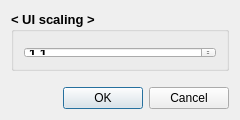
<?xml version="1.0" encoding="UTF-8"?>
<ui version="4.0">
 <class>SettingScalingDialog</class>
 <widget class="QDialog" name="SettingScalingDialog">
  <property name="windowModality">
   <enum>Qt::WindowModal</enum>
  </property>
  <property name="geometry">
   <rect>
    <x>0</x>
    <y>0</y>
    <width>240</width>
    <height>120</height>
   </rect>
  </property>
  <property name="sizePolicy">
   <sizepolicy hsizetype="Fixed" vsizetype="Fixed">
    <horstretch>0</horstretch>
    <verstretch>0</verstretch>
   </sizepolicy>
  </property>
  <property name="minimumSize">
   <size>
    <width>240</width>
    <height>120</height>
   </size>
  </property>
  <property name="maximumSize">
   <size>
    <width>240</width>
    <height>120</height>
   </size>
  </property>
  <property name="windowTitle">
   <string>Setting</string>
  </property>
  <property name="modal">
   <bool>true</bool>
  </property>
  <layout class="QVBoxLayout" name="verticalLayout_2">
   <item>
    <widget class="QGroupBox" name="group">
     <property name="sizePolicy">
      <sizepolicy hsizetype="Preferred" vsizetype="Preferred">
       <horstretch>0</horstretch>
       <verstretch>0</verstretch>
      </sizepolicy>
     </property>
     <property name="font">
      <font>
       <pointsize>10</pointsize>
       <bold>true</bold>
      </font>
     </property>
     <property name="title">
      <string>&lt; UI scaling &gt;</string>
     </property>
     <layout class="QVBoxLayout" name="vGBox_MeshSize">
      <property name="leftMargin">
       <number>10</number>
      </property>
      <property name="topMargin">
       <number>15</number>
      </property>
      <property name="rightMargin">
       <number>10</number>
      </property>
      <property name="bottomMargin">
       <number>10</number>
      </property>
      <item>
       <widget class="QDoubleSpinBox" name="scaling">
        <property name="alignment">
         <set>Qt::AlignLeading|Qt::AlignLeft|Qt::AlignVCenter</set>
        </property>
        <property name="decimals">
         <number>1</number>
        </property>
        <property name="minimum">
         <double>1.000000000000000</double>
        </property>
        <property name="maximum">
         <double>2.000000000000000</double>
        </property>
        <property name="singleStep">
         <double>0.100000000000000</double>
        </property>
        <property name="value">
         <double>1.100000000000000</double>
        </property>
       </widget>
      </item>
     </layout>
    </widget>
   </item>
   <item>
    <layout class="QVBoxLayout" name="verticalLayout">
     <property name="topMargin">
      <number>10</number>
     </property>
     <item>
      <widget class="QDialogButtonBox" name="buttonBox">
       <property name="sizePolicy">
        <sizepolicy hsizetype="Preferred" vsizetype="Preferred">
         <horstretch>0</horstretch>
         <verstretch>0</verstretch>
        </sizepolicy>
       </property>
       <property name="orientation">
        <enum>Qt::Horizontal</enum>
       </property>
       <property name="standardButtons">
        <set>QDialogButtonBox::Cancel|QDialogButtonBox::Ok</set>
       </property>
       <property name="centerButtons">
        <bool>false</bool>
       </property>
      </widget>
     </item>
    </layout>
   </item>
  </layout>
 </widget>
 <resources/>
 <connections>
  <connection>
   <sender>buttonBox</sender>
   <signal>accepted()</signal>
   <receiver>SettingScalingDialog</receiver>
   <slot>accept()</slot>
   <hints>
    <hint type="sourcelabel">
     <x>248</x>
     <y>254</y>
    </hint>
    <hint type="destinationlabel">
     <x>157</x>
     <y>274</y>
    </hint>
   </hints>
  </connection>
  <connection>
   <sender>buttonBox</sender>
   <signal>rejected()</signal>
   <receiver>SettingScalingDialog</receiver>
   <slot>reject()</slot>
   <hints>
    <hint type="sourcelabel">
     <x>316</x>
     <y>260</y>
    </hint>
    <hint type="destinationlabel">
     <x>286</x>
     <y>274</y>
    </hint>
   </hints>
  </connection>
 </connections>
</ui>
